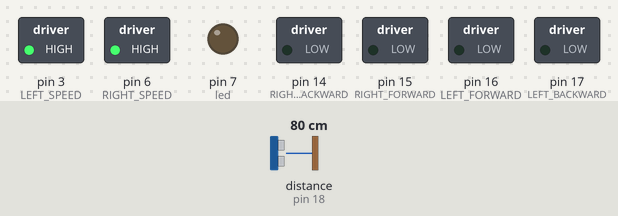
Simulated run of this sketch. Board: Arduino Uno, built with avr-gcc and run on an emulated ATmega328P. Parts: switched loads named in the sketch (green lamp = pin HIGH), output pins drawn as LEDs (lit = HIGH). Wiring (inferred from the names in the program): ultrasonic range finder: trigger pin 19; echo pin 18. Dashed ring = blinking. Inputs (shaded band) come from the test bench; at power-on: distance to the obstacle (sensor on pin 18) 80 cm. The echo pulse lasts 58.3 µs per cm; no radio packets arrive unless stated; pins used as bus, display or sensor lines are not drawn; what the sketch prints to the serial monitor is not drawn.

Above: at 1.3 s.
1.4 s: distance to the obstacle (sensor on pin 18) set to 32 cm
2.9 s: distance to the obstacle (sensor on pin 18) set to 28 cm
At 3.8 s:
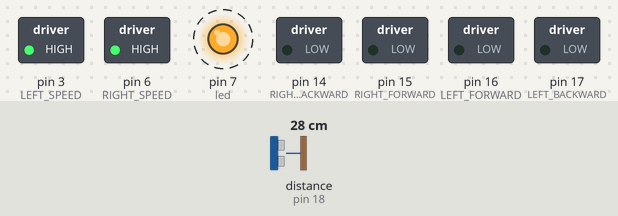
8.9 s: distance to the obstacle (sensor on pin 18) set to 35 cm
At 10.0 s:
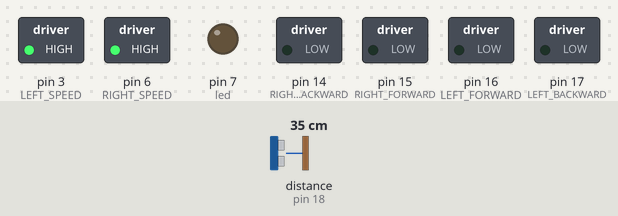
10.4 s: distance to the obstacle (sensor on pin 18) set to 4 cm
At 11.0 s:
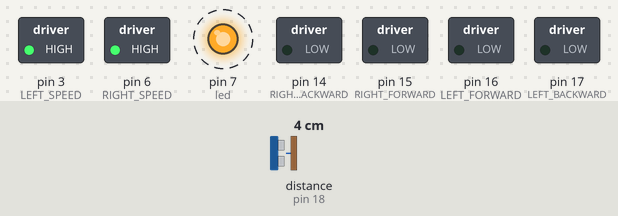
Timing chart, 0 to 14.4 s (numbered marks = the images above; inputs shaded):
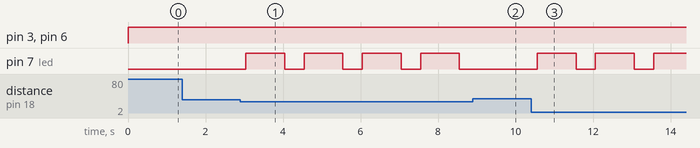

The sketch:

RX.ino
```cpp
#include <SPI.h>
#include <nRF24L01.h>
#include <RF24.h>

#define CSN_GPIO    10
#define CE_GPIO     9

#define RIGHT_FORWARD     15  // Left side motor forward
#define RIGHT_BACKWARD    14  // Left side motor backward
#define LEFT_FORWARD      16  // Right side motor forward
#define LEFT_BACKWARD     17  // Right side motor backward

#define RIGHT_SPEED        6
#define LEFT_SPEED         3

#define trigPin 19
#define echoPin 18
#define led 7

 int sound = 250;
 float duration, distance;


// Hardware configuration
RF24 radio(CE_GPIO, CSN_GPIO);                           // Set up nRF24L01 radio on SPI bus plus pins 7 & 8

const byte Address[6] = "00001";
unsigned char Received_Command = 0,Speed_index = 0,Run_Stop_Mode = 0;   //  Run_Stop_Mode -> 0 = Stop , 1 = Run;
unsigned char Rx_Array[2];
unsigned int Run_Stop_Counter = 0;

void setup() {

  Serial.begin(115200);
  pinMode(RIGHT_FORWARD,OUTPUT);   //left motors forward
  pinMode(RIGHT_BACKWARD,OUTPUT);   //left motors reverse
  pinMode(LEFT_FORWARD,OUTPUT);   //right motors forward
  pinMode(LEFT_BACKWARD,OUTPUT);   //right motors reverse
  pinMode(LEFT_SPEED,OUTPUT);
  pinMode(RIGHT_SPEED,OUTPUT);

  pinMode(trigPin, OUTPUT);
  pinMode(echoPin, INPUT);
  pinMode(led, OUTPUT);


  radio.begin();
  radio.openReadingPipe(0, Address);
  radio.setPALevel(RF24_PA_MIN);
  radio.startListening();
  Serial.println("START");

}

void loop()
{

 digitalWrite(RIGHT_SPEED,HIGH);
 digitalWrite(LEFT_SPEED,HIGH);


  if (radio.available())    // If the NRF240L01 module received data
  {
    //radio.read(&Received_Command, 1);
    radio.read(&Rx_Array, 2);
    Received_Command = Rx_Array[0];
    Speed_index = Rx_Array[1];
    Serial.print(Received_Command);
    Serial.print(" , ");
    Serial.println(Speed_index);
  }

/***************** Speed control Logic ********************/
  if(Run_Stop_Mode==0)    // Stop
  {
    digitalWrite(RIGHT_FORWARD,LOW);
    digitalWrite(RIGHT_BACKWARD,LOW);
    digitalWrite(LEFT_FORWARD,LOW);
    digitalWrite(LEFT_BACKWARD,LOW);
    Run_Stop_Counter++;
    if(Run_Stop_Counter>=((5-Speed_index)*100))   // Speed_index = 1 -> Min speed,   5 -> Max Speed.
    {
      Run_Stop_Counter = 0;
      Run_Stop_Mode = 1;
    }
  }
  else if(Run_Stop_Mode==1)    // Run
  {
    Run_Stop_Counter++;
    if(Run_Stop_Counter>=((Speed_index)*100))   // Speed_index = 1 -> Min speed,   5 -> Max Speed.
    {
      Run_Stop_Counter = 0;
      Run_Stop_Mode = 0;
    }

    if(Received_Command == 1)            //move forward(all motors rotate in forward direction)
    {


      digitalWrite(LEFT_FORWARD,HIGH);
      digitalWrite(RIGHT_FORWARD,HIGH);
    }
    else if(Received_Command == 2)      //move reverse (all motors rotate in reverse direction)
    {
      digitalWrite(LEFT_BACKWARD,HIGH);
      digitalWrite(RIGHT_BACKWARD,HIGH);
    }
    else if(Received_Command == 3)      //turn right (left side motors rotate in forward direction, right side motors rotates in backward direction)
    {
      digitalWrite(LEFT_FORWARD,HIGH);
      digitalWrite(RIGHT_BACKWARD,HIGH);
    }
    else if(Received_Command == 4)      //turn left (right side motors rotate in forward direction, left side motors rotates in backward direction)
    {
      digitalWrite(RIGHT_FORWARD,HIGH);
      digitalWrite(LEFT_BACKWARD,HIGH);
    }
    else if(Received_Command == 0)      //STOP (all motors stop)
    {
      digitalWrite(RIGHT_FORWARD,LOW);
      digitalWrite(RIGHT_BACKWARD,LOW);
      digitalWrite(LEFT_FORWARD,LOW);
      digitalWrite(LEFT_BACKWARD,LOW);
    }
    else                                  //STOP (all motors stop) , If any other command is received.
    {
      digitalWrite(RIGHT_FORWARD,LOW);
      digitalWrite(RIGHT_BACKWARD,LOW);
      digitalWrite(LEFT_FORWARD,LOW);
      digitalWrite(LEFT_BACKWARD,LOW);
    }
  }
  digitalWrite(trigPin, LOW);
  delayMicroseconds(2);
  digitalWrite(trigPin, HIGH);
  delayMicroseconds(10);
  digitalWrite(trigPin, LOW);

  // Measure the response from the HC-SR04 Echo Pin

  duration = pulseIn(echoPin, HIGH);

  // Determine distance from duration
  // Use 343 metres per second as speed of sound

  distance = (duration / 2) * 0.0343;

  // Send results to Serial Monitor

  Serial.print("Distance = ");
  if (distance >= 400 || distance <= 2) {
     Serial.println("Out of range");
  }
  else {

     if (distance <= 30) {
    digitalWrite(led, HIGH);
    delay(1000);
    sound = 250;
     digitalWrite(led,LOW);
}

    Serial.print(distance);
    Serial.println(" cm");
    delay(500);
  }
  //delay(10);
}
```

Measured:
- the behaviour switches between 31 and 30 cm on distance to the obstacle (sensor on pin 18) (found by bisection; images 0 and 1)
- after the input at 1.4 s, every drawn part: stays the same
- after the input at 2.9 s, pin 7 (led): alternates HIGH for 1.0 s and LOW for 0.50 s, starting after 0.14 s
- after the input at 8.9 s, pin 7 (led): stays LOW (without the input it goes to HIGH after 0.15 s)
- after the input at 10.4 s, pin 7 (led): alternates HIGH for 1.0 s and LOW for 0.50 s, starting after 0.16 s
